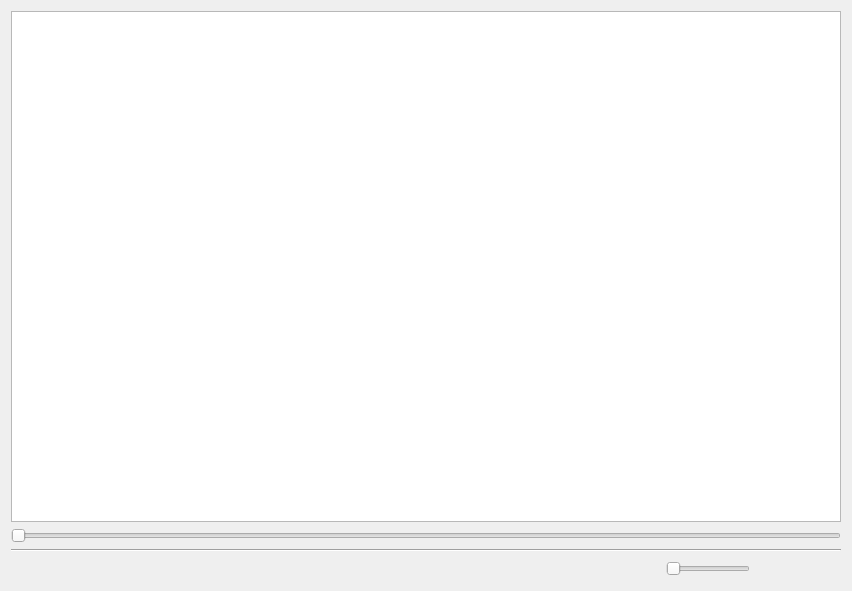
<?xml version="1.0" encoding="UTF-8"?>
<ui version="4.0">
 <class>Widget</class>
 <widget class="QWidget" name="Widget">
  <property name="geometry">
   <rect>
    <x>0</x>
    <y>0</y>
    <width>852</width>
    <height>591</height>
   </rect>
  </property>
  <property name="windowTitle">
   <string>Widget</string>
  </property>
  <property name="windowIcon">
   <iconset resource="res.qrc">
    <normaloff>:/touxiang.jpg</normaloff>:/touxiang.jpg</iconset>
  </property>
  <layout class="QHBoxLayout" name="horizontalLayout_2">
   <item>
    <layout class="QVBoxLayout" name="verticalLayout">
     <item>
      <widget class="QGraphicsView" name="graphicsView"/>
     </item>
     <item>
      <widget class="QSlider" name="horizontalSlider">
       <property name="maximum">
        <number>100</number>
       </property>
       <property name="pageStep">
        <number>10</number>
       </property>
       <property name="orientation">
        <enum>Qt::Horizontal</enum>
       </property>
      </widget>
     </item>
     <item>
      <widget class="Line" name="line">
       <property name="orientation">
        <enum>Qt::Horizontal</enum>
       </property>
      </widget>
     </item>
     <item>
      <layout class="QHBoxLayout" name="horizontalLayout">
       <item>
        <spacer name="horizontalSpacer_5">
         <property name="orientation">
          <enum>Qt::Horizontal</enum>
         </property>
         <property name="sizeType">
          <enum>QSizePolicy::Fixed</enum>
         </property>
         <property name="sizeHint" stdset="0">
          <size>
           <width>40</width>
           <height>20</height>
          </size>
         </property>
        </spacer>
       </item>
       <item>
        <widget class="QPushButton" name="pushButton_houtui">
         <property name="text">
          <string/>
         </property>
         <property name="icon">
          <iconset resource="res.qrc">
           <normaloff>:/houtui.jpg</normaloff>:/houtui.jpg</iconset>
         </property>
         <property name="iconSize">
          <size>
           <width>50</width>
           <height>50</height>
          </size>
         </property>
         <property name="flat">
          <bool>true</bool>
         </property>
        </widget>
       </item>
       <item>
        <widget class="QPushButton" name="pushButton_start_stop">
         <property name="text">
          <string/>
         </property>
         <property name="icon">
          <iconset resource="res.qrc">
           <normaloff>:/start.jpg</normaloff>:/start.jpg</iconset>
         </property>
         <property name="iconSize">
          <size>
           <width>50</width>
           <height>50</height>
          </size>
         </property>
         <property name="flat">
          <bool>true</bool>
         </property>
        </widget>
       </item>
       <item>
        <widget class="QPushButton" name="pushButton_kuaijin">
         <property name="text">
          <string/>
         </property>
         <property name="icon">
          <iconset resource="res.qrc">
           <normaloff>:/kuaijin.jpg</normaloff>:/kuaijin.jpg</iconset>
         </property>
         <property name="iconSize">
          <size>
           <width>50</width>
           <height>50</height>
          </size>
         </property>
         <property name="flat">
          <bool>true</bool>
         </property>
        </widget>
       </item>
       <item>
        <spacer name="horizontalSpacer">
         <property name="orientation">
          <enum>Qt::Horizontal</enum>
         </property>
         <property name="sizeType">
          <enum>QSizePolicy::Expanding</enum>
         </property>
         <property name="sizeHint" stdset="0">
          <size>
           <width>165</width>
           <height>20</height>
          </size>
         </property>
        </spacer>
       </item>
       <item>
        <spacer name="horizontalSpacer_2">
         <property name="orientation">
          <enum>Qt::Horizontal</enum>
         </property>
         <property name="sizeType">
          <enum>QSizePolicy::Fixed</enum>
         </property>
         <property name="sizeHint" stdset="0">
          <size>
           <width>5</width>
           <height>20</height>
          </size>
         </property>
        </spacer>
       </item>
       <item>
        <spacer name="horizontalSpacer_6">
         <property name="orientation">
          <enum>Qt::Horizontal</enum>
         </property>
         <property name="sizeType">
          <enum>QSizePolicy::Fixed</enum>
         </property>
         <property name="sizeHint" stdset="0">
          <size>
           <width>5</width>
           <height>20</height>
          </size>
         </property>
        </spacer>
       </item>
       <item>
        <spacer name="horizontalSpacer_3">
         <property name="orientation">
          <enum>Qt::Horizontal</enum>
         </property>
         <property name="sizeType">
          <enum>QSizePolicy::Expanding</enum>
         </property>
         <property name="sizeHint" stdset="0">
          <size>
           <width>40</width>
           <height>20</height>
          </size>
         </property>
        </spacer>
       </item>
       <item>
        <widget class="QPushButton" name="pushButton_sound">
         <property name="text">
          <string/>
         </property>
         <property name="icon">
          <iconset resource="res.qrc">
           <normaloff>:/sound.jpg</normaloff>:/sound.jpg</iconset>
         </property>
         <property name="iconSize">
          <size>
           <width>40</width>
           <height>40</height>
          </size>
         </property>
         <property name="flat">
          <bool>true</bool>
         </property>
        </widget>
       </item>
       <item>
        <spacer name="horizontalSpacer_4">
         <property name="orientation">
          <enum>Qt::Horizontal</enum>
         </property>
         <property name="sizeType">
          <enum>QSizePolicy::Fixed</enum>
         </property>
         <property name="sizeHint" stdset="0">
          <size>
           <width>5</width>
           <height>20</height>
          </size>
         </property>
        </spacer>
       </item>
       <item>
        <widget class="QSlider" name="horizontalSlider_2">
         <property name="sizePolicy">
          <sizepolicy hsizetype="Fixed" vsizetype="Fixed">
           <horstretch>0</horstretch>
           <verstretch>0</verstretch>
          </sizepolicy>
         </property>
         <property name="maximum">
          <number>99</number>
         </property>
         <property name="orientation">
          <enum>Qt::Horizontal</enum>
         </property>
        </widget>
       </item>
       <item>
        <spacer name="horizontalSpacer_7">
         <property name="orientation">
          <enum>Qt::Horizontal</enum>
         </property>
         <property name="sizeType">
          <enum>QSizePolicy::Fixed</enum>
         </property>
         <property name="sizeHint" stdset="0">
          <size>
           <width>40</width>
           <height>20</height>
          </size>
         </property>
        </spacer>
       </item>
       <item>
        <spacer name="horizontalSpacer_8">
         <property name="orientation">
          <enum>Qt::Horizontal</enum>
         </property>
         <property name="sizeType">
          <enum>QSizePolicy::Fixed</enum>
         </property>
         <property name="sizeHint" stdset="0">
          <size>
           <width>5</width>
           <height>20</height>
          </size>
         </property>
        </spacer>
       </item>
       <item>
        <widget class="QPushButton" name="pushButton_choice">
         <property name="text">
          <string/>
         </property>
         <property name="icon">
          <iconset resource="res.qrc">
           <normaloff>:/open.jpg</normaloff>:/open.jpg</iconset>
         </property>
         <property name="iconSize">
          <size>
           <width>38</width>
           <height>38</height>
          </size>
         </property>
         <property name="flat">
          <bool>true</bool>
         </property>
        </widget>
       </item>
      </layout>
     </item>
    </layout>
   </item>
  </layout>
 </widget>
 <resources>
  <include location="res.qrc"/>
 </resources>
 <connections/>
</ui>
